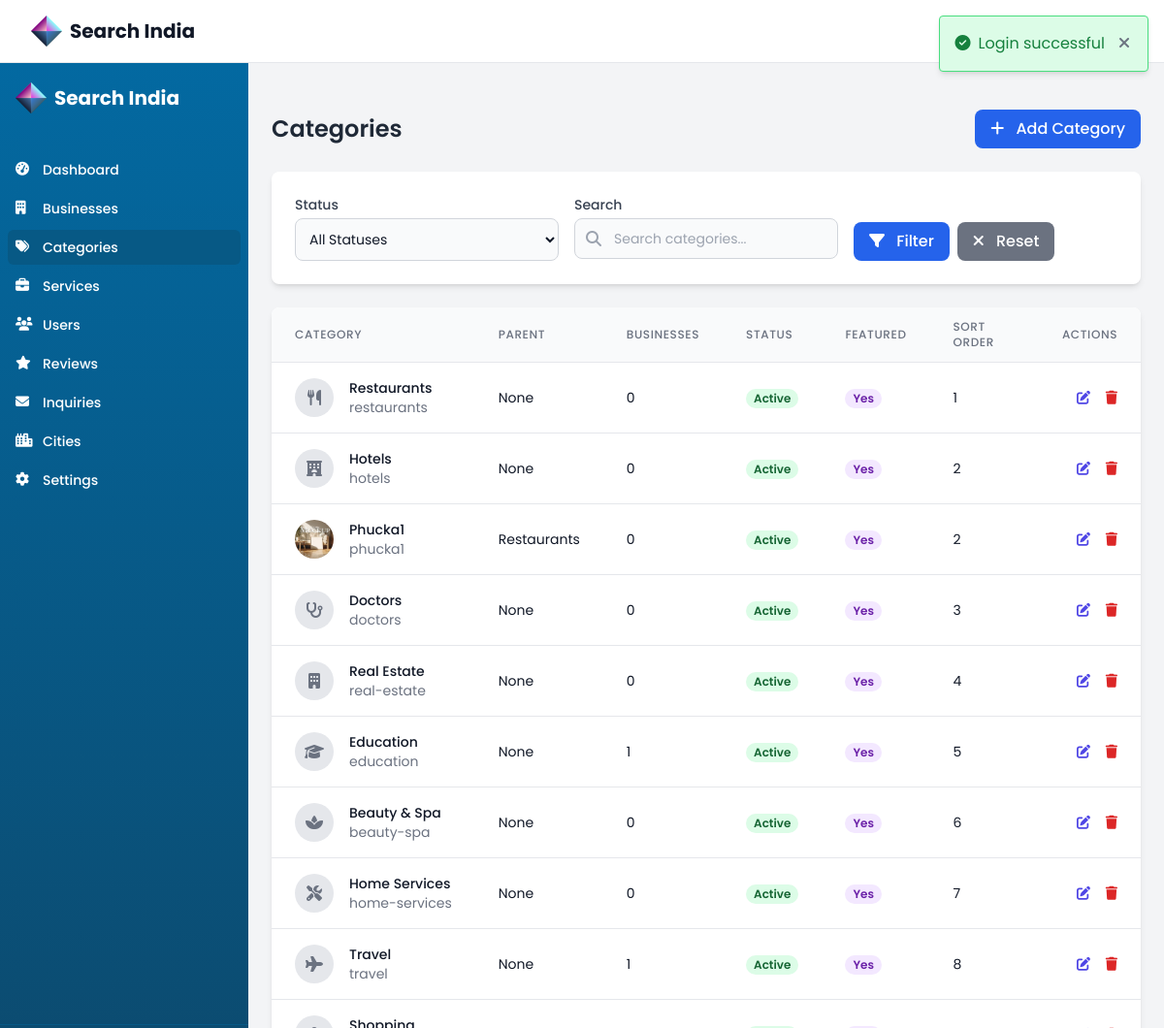
/justdial-admin/modules/categories/index.php (signed in), run on the app's committed database.
### tables this page shows
CREATE TABLE `categories` (
  `id` int(11) NOT NULL,
  `name` varchar(100) NOT NULL,
  `slug` varchar(100) NOT NULL,
  `description` text DEFAULT NULL,
  `icon` varchar(255) DEFAULT NULL,
  `image` varchar(255) DEFAULT NULL,
  `parent_id` int(11) DEFAULT NULL,
  `status` enum('active','inactive') DEFAULT 'active',
  `featured` tinyint(1) DEFAULT 0,
  `sort_order` int(11) DEFAULT 0,
  `created_at` timestamp NOT NULL DEFAULT current_timestamp(),
  `updated_at` timestamp NOT NULL DEFAULT current_timestamp() ON UPDATE current_timestamp()
);

### justdial-admin/config/functions.php (called while the page is built, shortened)
<?php
require_once 'database.php';
function db() {
    static $db = null;
    if ($db === null) {
        $db = new Database();
    }
    return $db;
}

### justdial-admin/config/database.php (called while the page is built, shortened)
<?php
class Database {
    private $host = DB_HOST;
    private $user = DB_USER;
    private $pass = DB_PASS;
    private $dbname = DB_NAME;
    private $conn;
    private $stmt;
    public function __construct() {
        $dsn = 'mysql:host=' . $this->host . ';dbname=' . $this->dbname . ';charset=utf8mb4';
        $options = array(
            PDO::ATTR_PERSISTENT => true,
            PDO::ATTR_ERRMODE => PDO::ERRMODE_EXCEPTION,
            PDO::ATTR_DEFAULT_FETCH_MODE => PDO::FETCH_ASSOC,
            PDO::ATTR_EMULATE_PREPARES => false
        );
        try {
            $this->conn = new PDO($dsn, $this->user, $this->pass, $options);
        } catch(PDOException $e) {
            $this->error = $e->getMessage();
            echo 'Database Connection Error: ' . $this->error;
        }
    }
    public function query($sql) {
        $this->stmt = $this->conn->prepare($sql);
    }
    public function bind($param, $value, $type = null) {
        if(is_null($type)) {
            switch(true) {
                case is_int($value):
                    $type = PDO::PARAM_INT;
                    break;
            }
        }
        $this->stmt->bindValue($param, $value, $type);
    }
    public function execute() {
        return $this->stmt->execute();
    }
    public function resultSet() {
        $this->execute();
        return $this->stmt->fetchAll();
    }
}

### justdial-admin/modules/categories/index.php (the view, shortened to what this page needs)
<?php
require_once '../../includes/header.php';
$search = isset($_GET['search']) ? sanitize($_GET['search']) : '';
$page = isset($_GET['page']) ? (int)$_GET['page'] : 1;
$query = "SELECT c.*, p.name as parent_name,
          (SELECT COUNT(*) FROM business_categories bc WHERE bc.category_id = c.id) as business_count
          FROM categories c
          LEFT JOIN categories p ON c.parent_id = p.id";
$countQuery = "SELECT COUNT(*) as total FROM categories c";
$params = [];
$db = db();
$db->query($countQuery);
$result = $db->single();
$totalItems = $result['total'];
$pagination = getPagination($totalItems, $page);
$query .= " ORDER BY c.sort_order, c.name LIMIT :offset, :limit";
$params[':offset'] = $pagination['offset'];
$params[':limit'] = $pagination['per_page'];
$db->query($query);
foreach ($params as $key => $value) {
    $db->bind($key, $value);
}
$categories = $db->resultSet();
?>
<div class="container px-6 mx-auto">
    <div class="flex justify-between items-center my-6">
        <h2 class="text-2xl font-semibold text-gray-800">Categories</h2>
        <a href="add.php" class="bg-blue-600 hover:bg-blue-700 text-white font-medium py-2 px-4 rounded-lg transition-all duration-300 transform hover:scale-[1.02]">
            <i class="fa-solid fa-plus mr-2"></i> Add Category
        </a>
    </div>
    <div class="bg-white rounded-lg shadow-md p-6 mb-6">
        <form method="GET" class="grid grid-cols-1 md:grid-cols-3 gap-4">
            <div>
                <label for="status" class="block text-sm font-medium text-gray-700 mb-1">Status</label>
                <select id="status" name="status" class="bg-gray-50 border border-gray-300 text-gray-900 text-sm rounded-lg focus:ring-blue-500 focus:border-blue-500 block w-full p-2.5">
                    <option value="">All Statuses</option>
                </select>
            </div>
            <div>
                <label for="search" class="block text-sm font-medium text-gray-700 mb-1">Search</label>
                <div class="relative">
                    <div class="absolute inset-y-0 left-0 flex items-center pl-3 pointer-events-none">
                    </div>
                    <input type="text" id="search" name="search" class="bg-gray-50 border border-gray-300 text-gray-900 text-sm rounded-lg focus:ring-blue-500 focus:border-blue-500 block w-full pl-10 p-2.5" placeholder="Search categories..." value="<?= $search ?>">
                </div>
            </div>
            <div class="flex items-end">
                <button type="submit" class="bg-blue-600 hover:bg-blue-700 text-white font-medium py-2 px-4 rounded-lg mr-2">
                    <i class="fa-solid fa-filter mr-2"></i> Filter
                </button>
                <a href="index.php" class="bg-gray-500 hover:bg-gray-600 text-white font-medium py-2 px-4 rounded-lg">
                    <i class="fa-solid fa-times mr-2"></i> Reset
                </a>
            </div>
        </form>
    </div>
    <div class="bg-white rounded-lg shadow-md overflow-hidden">
        <div class="overflow-x-auto">
            <table class="min-w-full divide-y divide-gray-200">
                <thead class="bg-gray-50">
                    <tr>
                        <th scope="col" class="px-6 py-3 text-left text-xs font-medium text-gray-500 uppercase tracking-wider">Category</th>
                        <th scope="col" class="px-6 py-3 text-left text-xs font-medium text-gray-500 uppercase tracking-wider">Parent</th>
                        <th scope="col" class="px-6 py-3 text-left text-xs font-medium text-gray-500 uppercase tracking-wider">Businesses</th>
                        <th scope="col" class="px-6 py-3 text-left text-xs font-medium text-gray-500 uppercase tracking-wider">Status</th>
                        <th scope="col" class="px-6 py-3 text-left text-xs font-medium text-gray-500 uppercase tracking-wider">Featured</th>
                        <th scope="col" class="px-6 py-3 text-left text-xs font-medium text-gray-500 uppercase tracking-wider">Sort Order</th>
                        <th scope="col" class="px-6 py-3 text-right text-xs font-medium text-gray-500 uppercase tracking-wider">Actions</th>
                    </tr>
                </thead>
                <tbody class="bg-white divide-y divide-gray-200">
                    <?php if (empty($categories)): ?>
                    <tr>
                        <td colspan="7" class="px-6 py-4 text-center text-gray-500">No categories found</td>
                    </tr>
                    <?php else: ?>
                    <?php foreach ($categories as $category): ?>
                    <tr>
                        <td class="px-6 py-4 whitespace-nowrap">
                            <div class="flex items-center">
                                <div class="flex-shrink-0 h-10 w-10">
                                    <?php if ($category['image']): ?>
                                    <img class="h-10 w-10 rounded-full object-cover" src="<?= UPLOADS_URL ?>/categories/<?= $category['image'] ?>" alt="<?= $category['name'] ?>">
                                    <?php else: ?>
                                    <div class="h-10 w-10 rounded-full bg-gray-200 flex items-center justify-center">
                                        <i class="fa-solid fa-<?= $category['icon'] ?: 'tag' ?> text-gray-500"></i>
                                    </div>
                                    <?php endif; ?>
                                </div>
                                <div class="ml-4">
                                    <div class="text-sm font-medium text-gray-900"><?= $category['name'] ?></div>
                                    <div class="text-sm text-gray-500"><?= $category['slug'] ?></div>
                                </div>
                            </div>
                        </td>
                        <td class="px-6 py-4 whitespace-nowrap">
                            <div class="text-sm text-gray-900"><?= $category['parent_name'] ?: 'None' ?></div>
                        </td>
                        <td class="px-6 py-4 whitespace-nowrap">
                            <div class="text-sm text-gray-900"><?= $category['business_count'] ?></div>
                        </td>
                        <td class="px-6 py-4 whitespace-nowrap">
                            <span class="px-2 inline-flex text-xs leading-5 font-semibold rounded-full <?= $category['status'] === 'active' ? 'bg-green-100 text-green-800' : 'bg-gray-100 text-gray-800' ?>">
                                <?= ucfirst($category['status']) ?>
                            </span>
                        </td>
                        <td class="px-6 py-4 whitespace-nowrap">
                            <span class="px-2 inline-flex text-xs leading-5 font-semibold rounded-full <?= $category['featured'] ? 'bg-purple-100 text-purple-800' : 'bg-gray-100 text-gray-800' ?>">
                                <?= $category['featured'] ? 'Yes' : 'No' ?>
                            </span>
                        </td>
                        <td class="px-6 py-4 whitespace-nowrap">
                            <div class="text-sm text-gray-900"><?= $category['sort_order'] ?></div>
                        </td>
                        <td class="px-6 py-4 whitespace-nowrap text-right text-sm font-medium">
                            <a href="edit.php?id=<?= $category['id'] ?>" class="text-indigo-600 hover:text-indigo-900 mr-3">
                                <i class="fa-solid fa-edit"></i>
                            </a>
                            <a href="delete.php?id=<?= $category['id'] ?>" class="text-red-600 hover:text-red-900" onclick="return confirm('Are you sure you want to delete this category?')">
                                <i class="fa-solid fa-trash"></i>
                            </a>
                        </td>
                    </tr>
                    <?php endforeach; ?>
                    <?php endif; ?>
                </tbody>
            </table>
        </div>
    </div>
</div>
<?php require_once '../../includes/footer.php'; ?>

### data on the page
categories: name "Restaurants", slug "restaurants", parent_name "None", business_count "0", status "Active", featured "Yes", sort_order "1"
categories: name "Hotels", slug "hotels", parent_name "None", business_count "0", status "Active", featured "Yes", sort_order "2"
categories: image (picture), name "Phucka1", slug "phucka1", parent.name "Restaurants", business_count "0", status "Active", featured "Yes", sort_order "2"
categories: name "Doctors", slug "doctors", parent_name "None", business_count "0", status "Active", featured "Yes", sort_order "3"
categories: name "Real Estate", slug "real-estate", parent_name "None", business_count "0", status "Active", featured "Yes", sort_order "4"
categories: name "Education", slug "education", parent_name "None", business_count "1", status "Active", featured "Yes", sort_order "5"
categories: name "Beauty & Spa", slug "beauty-spa", parent_name "None", business_count "0", status "Active", featured "Yes", sort_order "6"
categories: name "Home Services", slug "home-services", parent_name "None", business_count "0", status "Active", featured "Yes", sort_order "7"
categories: name "Travel", slug "travel", parent_name "None", business_count "1", status "Active", featured "Yes", sort_order "8"

### other printed values
APP_NAME "Search India"
$flashMessage['message'] "Login successful"
